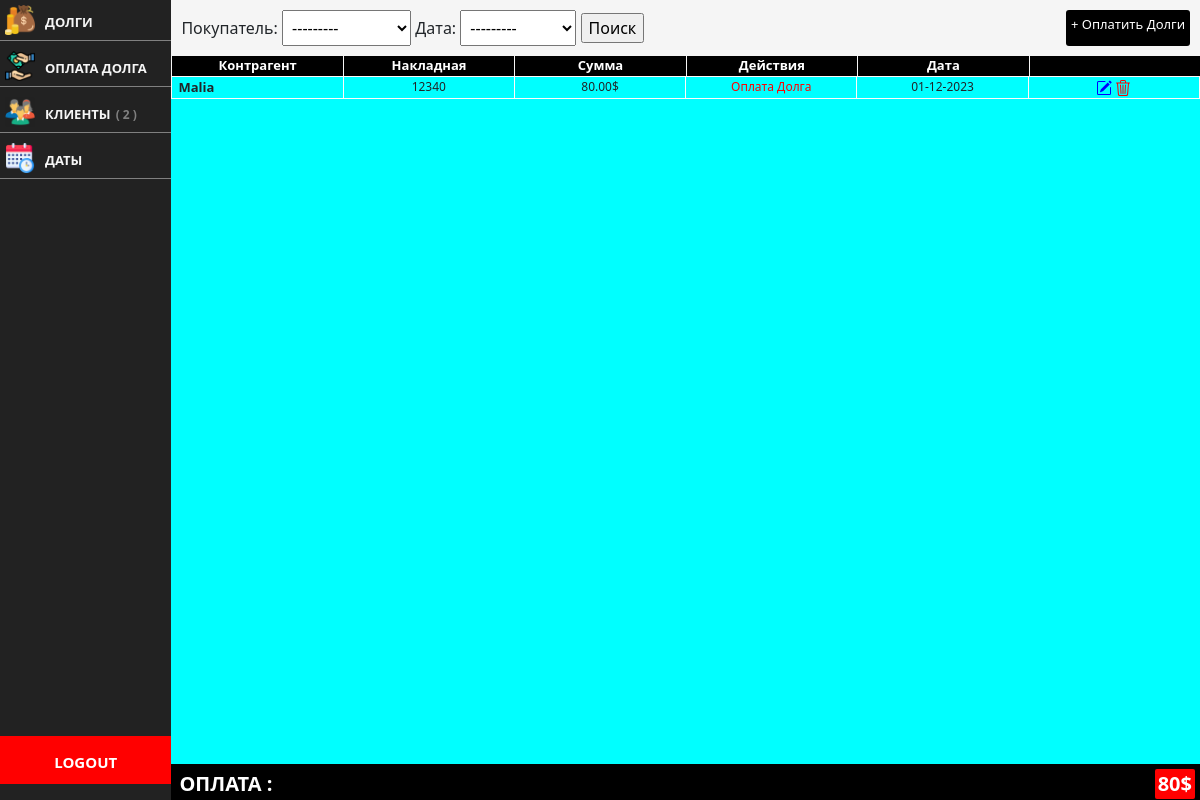
The page /paiement-credits/ on the database its author committed.
### app/models.py (models this page shows, shortened)
class Date(models.Model):
    date = models.CharField(max_length=250, verbose_name="Сегодняшняя дата", unique=True, default="01-01-2024")
    slug = AutoSlugField(populate_from='date', unique=True)
    class Meta:
        ordering = ('-id',)
    def __str__(self):
        return self.date

class PaiementsCredit(models.Model):
    date = models.ForeignKey(Date, on_delete=models.SET_NULL, null=True, verbose_name="дата", default='')
    client = models.ForeignKey(Client, on_delete=models.SET_NULL, null=True, verbose_name="Покупатель", default='')
    recu = models.IntegerField(verbose_name="Накладная", unique=True)
    action = models.CharField(max_length=250, choices=ActionPaiements, default=1, verbose_name="Действия")
    credit = models.DecimalField(max_digits=10, decimal_places=2, verbose_name="Сумма ($)")
    class Meta:
        ordering = ('-id',)

class Client(models.Model):
    nom = models.CharField(max_length=250, verbose_name="Имя", unique=True)
    slug = AutoSlugField(populate_from='nom', unique=True)
    numero = models.CharField(max_length=250, verbose_name="Телефон", unique=True)
    ville = models.CharField(max_length=250, verbose_name="Город", blank=True)
    adresse = models.CharField(max_length=250, verbose_name="Адрес", blank=True)
    class Meta:
        ordering = ('nom',)
    def __str__(self):
        return self.nom

### app/views.py (the view)
# urls.py: path('paiement-credits/', views.paiements_credits, name='paiements-credits'),
def paiements_credits(request):
    paiements = PaiementsCredit.objects.all().order_by('-id')
    clients = Client.objects.all().order_by('-id')
    paiements_filters = PaiementsCredit.objects.all().order_by('-id')
    myFilter = PaiementsFilter(request.GET, queryset=paiements_filters)
    paiements_filters = myFilter.qs
    total_paiement = myFilter.qs.aggregate(Sum('credit'))
    context = {
        'paiements': paiements,
        'clients': clients,
        'paiements_filters': paiements_filters,
        'myFilter': myFilter,
        'total_paiement': total_paiement,
    }
    return render(request, 'app/paiement_credits.html', context)

### app/templates/app/paiement_credits.html (shortened to what this page needs)
{% extends 'base.html' %}
{% load static %}
{% load crispy_forms_tags %}
{% load django_template_maths %}
{% block body %}
    <div class="container-credit">
        {% include 'includes/menu.html' %}
        <div class="cadre">
            <div class="cadre-entete">
                <form style="" method='get'>
                    {{ myFilter.form }}
                    <input type="submit" value="Поиск">
                </form>
                <a href="{% url 'app:add-paiements' %}"> + Оплатить Долги</a>
            </div>
            <div class="cadre-credit">
                <div class="cadre-credit-paiement">
                    <div class="entete-table">
                        <li>Контрагент</li>
                        <li>Накладная</li>
                        <li>Сумма</li>
                        <li>Действия</li>
                        <li>Дата</li>
                        <li></li>
                    </div>
                    <div class="cadre-filtre " style="background-color: aqua">
                        <table>
                            <tbody>
                            {% for paiement in paiements_filters %}
                                <tr>
                                    <td style="text-align: left; font-weight: bold;font-size: 13px;"><span
                                            style="margin-left: 5px">{{ paiement.client.nom }}</span></td>
                                    <td>{{ paiement.recu }}</td>
                                    <td>{{ paiement.credit }}$</td>
                                    <td style="color: red">{{ paiement.action }}</td>
                                    <td>{{ paiement.date }} </td>
                                    <td class="action-ico">
                                        <a href="{% url 'app:edit-paiements' paiement.id %}">
                                        </a>
                                        <a href="{% url 'app:delete-paiements' paiement.id %}" class="delete">
                                        </a>
                                    </td>
                                </tr>
                            {% endfor %}
                            </tbody>
                        </table>
                    </div>
                    <div class="total">
                        <h1>ОПЛАТА :</h1>
                        <h2>{{ total_paiement.credit__sum|add_decimal:2 }}$</h2>
                    </div>
                </div>
            </div>
        </div>
    </div>
{% endblock body %}

### app/static/app/css/style.css (style rules this page uses)
.container-credit { width: 100%; background-color: gray; height: 100vh; display: flex; flex-direction: row; }
.container-credit .cadre { height: 100vh; width: 100%; background-color: white; }
.cadre-entete { background-color: whitesmoke; display: flex; flex-direction: row; padding: 10px; justify-content: space-between; }
.cadre-entete select { padding: 5px; }
.cadre-entete a { background-color: black; text-decoration: none; padding: 5px; border-radius: 3px; font-size: 13px; color: white; }
.cadre-credit { display: flex; flex-direction: row; }
.cadre-credit-paiement { width: 100%; display: flex; flex-direction: column;; }
.action-ico { text-align: center; }
.action-ico svg { height: 16px; width: 16px; }
.action-ico a { background: none; text-decoration: none; color: blue; }
.action-ico .delete { color: red; }
.cadre-filtre { width: 100%; height: 86vh; overflow: auto; background-color: wheat; }
.cadre-filtre td { width: 16%; border: 1px solid snow; text-align: center; font-size: 12px; text-transform: capitalize; }
.total { width: 100%; background-color: black; display: flex; flex-direction: row; justify-content: space-between; height: 5vh; }
.total h1 { margin: 5px; font-size: 20px; font-weight: bold; padding: 3px; color: white; }
.total h2 { margin: 5px; font-size: 20px; font-weight: bold; padding: 3px; color: white; background-color: red; border-radius: 2px; }
table { width: 100%; }
.entete-table { display: flex; flex-direction: row; justify-content: space-between; }
.entete-table li { display: inline-block; background-color: black; width: 17%; text-align: center; border-left: 1px solid whitesmoke; color: white; font-size: 13px; font-weight: bold; }

### rows shown on the page
Date: date "---------"
PaiementsCredit: client.nom "Malia", recu "12340", credit "80.00", action "Оплата Долга", date "01-12-2023"

### other values the page prints
{{ clients.count }} "2"
{{ total_paiement.credit__sum|add_decimal:2 }} "80"
